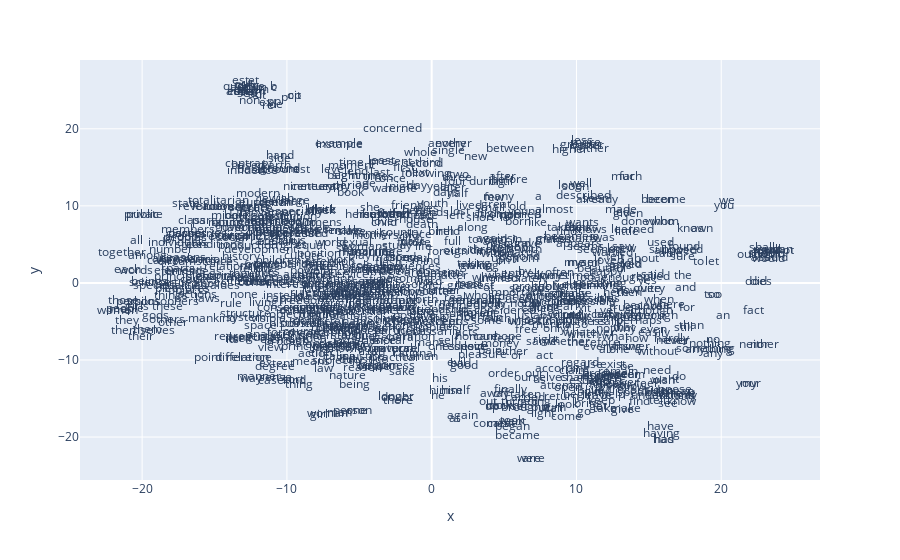

Write notebook code for a chart like this one.
### Markdown cell above
### t-SNE Plot for All Texts

### Code cell
#Plot coordinates 
px.scatter(coords_texts, 'x', 'y', text='label', height=1000).update_traces(mode='text')

### Figure 1 — Plotly figure (JSON) as saved in the notebook; plotly's stock layout.template omitted (floating-point values rounded to 4 significant figures; data arrays with more than 128 entries replaced by an {"elided": "..."} marker saying what was removed)
{"data": [{"hovertemplate": "x=%{x}<br>y=%{y}<br>label=%{text}<extra></extra>", "legendgroup": "", "marker": {"color": "#636efa", "symbol": "circle"}, "mode": "text", "name": "", "orientation": "v", "showlegend": false, "text": {"elided": "826 str values"}, "type": "scatter", "x": {"elided": "826 float values"}, "xaxis": "x", "y": {"elided": "826 float values"}, "yaxis": "y"}], "layout": {"autosize": true, "legend": {"tracegroupgap": 0}, "margin": {"t": 60}, "xaxis": {"anchor": "y", "autorange": true, "domain": [0, 1], "range": [-24.29, 26.82], "title": {"text": "x"}, "type": "linear"}, "yaxis": {"anchor": "x", "autorange": true, "domain": [0, 1], "range": [-25.57, 28.93], "title": {"text": "y"}, "type": "linear"}}}
